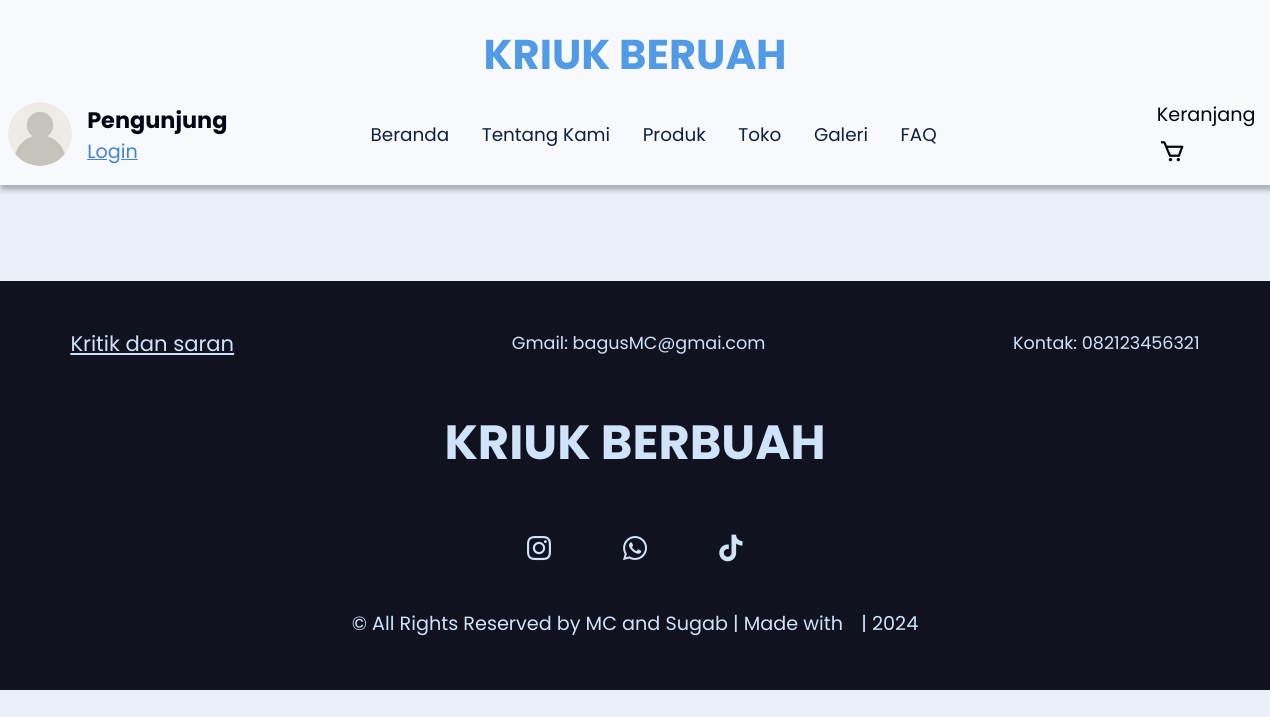
The app's page /AboutUs/testimoni.php, older data.
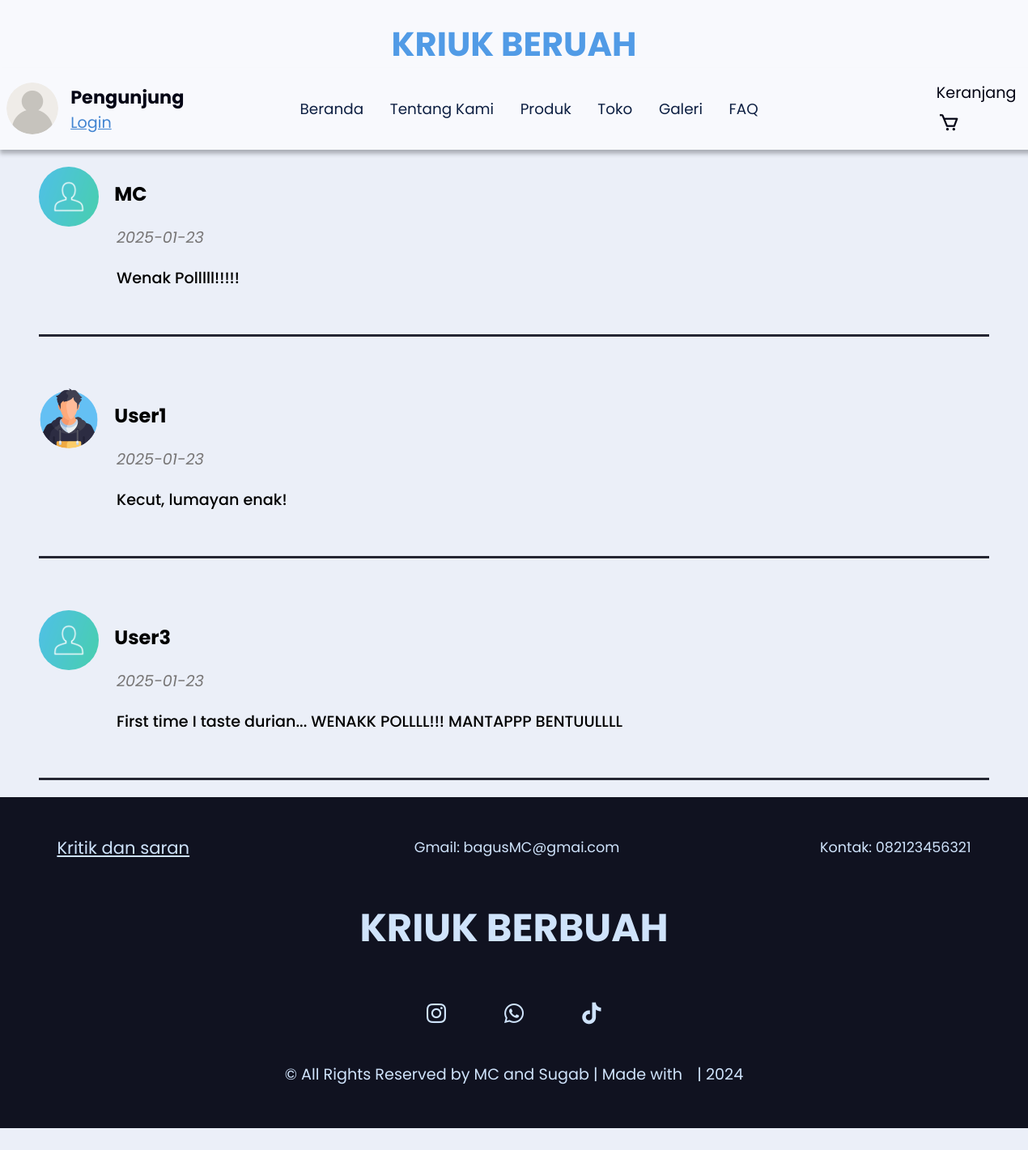
The same page, newer data.
### tables this page shows
CREATE TABLE `testimony` (
  `id` int(60) NOT NULL,
  `user_id` bigint(60) NOT NULL,
  `transaction_details_id` int(60) NOT NULL,
  `rating` int(8) NOT NULL,
  `review` longtext DEFAULT NULL,
  `image1` varchar(60) DEFAULT NULL,
  `image2` varchar(60) DEFAULT NULL,
  `visibility` tinyint(1) NOT NULL
);

CREATE TABLE `users` (
  `id` bigint(60) NOT NULL,
  `avatar` varchar(250) NOT NULL DEFAULT '../Asset/dummyUser.png',
  `username` varchar(40) NOT NULL,
  `password` varchar(60) NOT NULL,
  `email` varchar(40) NOT NULL,
  `register_date` timestamp(6) NOT NULL DEFAULT current_timestamp(6),
  `address` varchar(40) DEFAULT NULL,
  `phone_number` bigint(16) DEFAULT NULL
);

CREATE TABLE `transaction` (
  `id` int(60) NOT NULL,
  `id_user` bigint(60) NOT NULL,
  `payment_method` varchar(60) NOT NULL,
  `transaction_date` timestamp(6) NOT NULL DEFAULT current_timestamp(6)
);

### AboutUs/testimoni.php (the view, shortened to what this page needs)
<!DOCTYPE html>
<html lang="en">
  <head>
    <link
      href="https://unpkg.com/boxicons@2.1.4/css/boxicons.min.css"
      rel="stylesheet"
    />
    <link rel="stylesheet" href="testimoniStyle.css" />
      <link rel="stylesheet" href="../HeaderPackage/headerStyle.css">
      <link rel="stylesheet" href="../Footer/footerPageStyle.css">
  </head>
  <body>
      <?php
          include_once '../HeaderPackage/headerPage.php';
          include_once '../HeaderPackage/navigationPage.php';
      ?>
    <div class="wrapper">
        <div class="testimonyContainer">
            <?php
            $connection = getConnection();
            $sql = "SELECT u.username, u.avatar, ty.rating, t.transaction_date, ty.review, ty.image1, ty.image2 FROM testimony ty
                        JOIN users u ON u.id = ty.user_id
                        JOIN transaction_details td ON td.id = ty.transaction_details_id
                        JOIN transaction t ON t.id = td.transaction_id
                        WHERE ty.visibility = 1";
            $statement = $connection->prepare($sql);
            $statement->execute();
            while ($row = $statement->fetch(PDO::FETCH_ASSOC)) {
                ?>
                <div class="testimoni">
                    <div class="profileContainer">
                        <img src="<?php echo $row['avatar'] ?>" alt="" class="profile-picture" />
                        <div class="usernameRating">
                            <h3> <?php echo $row['username'] ?> </h3>
                        </div>
                    </div>
                    <div class="content-testi">
                        <p class="date"> <?php echo substr($row['transaction_date'],0, 10) ?> </p>
                        <p class="review"> <?php echo $row['review'] ?> </p>
                    </div>
                </div>
                <?php
            }
            ?>
        </div>
    </div>
    <?php
        include_once '../Footer/footerPage.php';
    ?>
  </body>
</html>

### HeaderPackage/headerPage.php (shortened to what this page needs)
<!doctype html>
<html lang="en">
<head>
    <link href='https://unpkg.com/boxicons@2.1.4/css/boxicons.min.css' rel='stylesheet'>
    <link rel="stylesheet" href="headerStyle.css">
</head>
<body>
    <header id="webHeader">
        <div id="webHeaderTitle">
            <h1> KRIUK BERUAH </h1>
        </div>
    </header>
</body>
</html>

### HeaderPackage/navigationPage.php (shortened to what this page needs)
<?php
    $currentPage = basename($_SERVER['PHP_SELF']);
?>
<!doctype html>
<html lang="en">
<head>
    <link href='https://unpkg.com/boxicons@2.1.4/css/boxicons.min.css' rel='stylesheet'>
    <link rel="stylesheet" href="headerStyle.css">
</head>
<body>
    <div id="navContainer">
        <div id="userInformation">
            <div id="userProfile" style="background-image: url(<?php echo !empty($_SESSION['userAvatar']) ? $_SESSION['userAvatar'] : '../Asset/guestUser.png'; ?>)" onclick="window.location.href = '/UMKM_Promotion_01/Profile/profile.php'"></div>
            <div id="userLoginLogout">
                <h1>
                    <?php
                        if (!empty($_SESSION['username'])) {
                            echo $_SESSION['username'];
                        } else echo "Pengunjung";
                    ?>
                </h1>
                <?php
                    if (!empty($_SESSION['username'])) {
                ?>
                <a href="/UMKM_Promotion_01/LoginPage/logoutHandler.php" style="color: #df3a3a"> Logout </a>
                <?php } else { ?>
                <a href="/UMKM_Promotion_01/LoginPage/loginPage.php" style="color: #4184d1"> Login </a>
                <?php } ?>
            </div>
        </div>
        <nav>
            <a href="/UMKM_Promotion_01/index.php" <?php if ($currentPage === 'beranda.php') echo "class='navAActive'"; else echo "class='navA'" ?> > Beranda </a>
            <a href="/UMKM_Promotion_01/AboutUs/aboutUs.php" <?php if ($currentPage === 'aboutUs.php') echo "class='navAActive'"; else echo "class='navA'" ?> > Tentang Kami </a>
            <a href="/UMKM_Promotion_01/Product/product.php?variant=<?php echo $_SESSION['variant'] ?? 'sayur';?>" <?php if ($currentPage === 'product.php') echo "class='navAActive'"; else echo "class='navA'" ?> > Produk </a>
            <a href="/UMKM_Promotion_01/Toko/toko.php" <?php if ($currentPage === 'toko.php') echo "class='navAActive'"; else echo "class='navA'" ?> > Toko </a>
            <a href="/UMKM_Promotion_01/Gallery/gallery.php" <?php if ($currentPage === 'gallery.php') echo "class='navAActive'"; else echo "class='navA'" ?> > Galeri </a>
            <a href="/UMKM_Promotion_01/FAQ/faq.php" <?php if ($currentPage === 'faq.php') echo "class='navAActive'"; else echo "class='navA'" ?> > FAQ </a>
        </nav>
        <div class="addToCartActive" <?php if ($currentPage === 'cart.php') echo "class='addToCartActive'"; else echo "id='addToCart'" ?> >
            <a href="/UMKM_Promotion_01/CartView/cart.php"> Keranjang <span> <i class='bx bx-cart'></i> </span> </a>
        </div>
    </div>
</body>
</html>

### Footer/footerPage.php (shortened to what this page needs)
<!doctype html>
<html lang="en">
<head>
    <link href='https://unpkg.com/boxicons@2.1.4/css/boxicons.min.css' rel='stylesheet'>
    <link rel="stylesheet" href="footerPageStyle.css">
</head>
<body>
    <footer>
        <div id="information">
            <a href="/UMKM_Promotion_01/CriticismAndSuggestions/criticismAndSuggestions.php"> Kritik dan saran </a>
            <p style="position: relative; left: 15px"> Gmail: bagusMC@gmai.com</p>
            <p> Kontak: 082123456321 </p>
        </div>
        <h1> KRIUK BERBUAH </h1>
        <div id="socialMedia">
            <a href="#"> <i class='bx bxl-instagram' ></i> </a>
            <a href="#"> <i class='bx bxl-whatsapp' ></i> </a>
            <a href="#"> <i class='bx bxl-tiktok' ></i> </a>
        </div>
        <p id="copyRight"> &#169 All Rights Reserved by MC and Sugab | Made with <span> <ion-icon name="heart"></ion-icon> </span> | 2024 </p>
    </footer>
</body>
</html>

### AboutUs/testimoniStyle.css (style rules this page uses)
* { font-family: 'Poppins', Arial, Helvetica, sans-serif; }
body { width: 100%; height: 100%; margin: 0; padding: 0; overflow-x: hidden; background-color: #ebeff8; }
.wrapper { width: 100%; height: 100%; display: flex; align-items: center; justify-content: center; position: relative; }
h1 { font-size: 2.5em; font-weight: bold; }
h3 { font-size: 1.5em; font-weight: bold; }
p { font-size: 1em; text-align: justify; line-height: 1.5em; }
.testimonyContainer { display: flex; flex-direction: column; width: 100%; margin: 3em; }
.testimoni { margin: 2em 0; position: relative; width: 100%; display: flex; flex-direction: column; border-bottom: solid .2em #242632; padding: 0 0 2em 0; }
.profileContainer { display: flex; }
.usernameRating { display: flex; flex-direction: column; justify-content: center; margin-left: 1.2em; }
.usernameRating h3 { margin: 0 0 .3em 0; }
.profile-picture { width: 5vmax; height: 5vmax; border-radius: 100%; }
.content-testi { display: flex; flex-direction: column; margin-left: 6em; }
.date { color: #777575; font-style: italic; font-size: 1.2em; margin: 0; }
.review { margin: .3em 0; font-size: 1.2em; font-weight: 500; }
i { padding-bottom: 0.5rem; }
.content-testi p { padding-bottom: 1rem; }

### HeaderPackage/headerStyle.css (style rules this page uses)
#webHeader { width: 100%; height: fit-content; background-color: #f8f9fd; display: flex; flex-direction: column; align-items: center; margin: 0; padding: 0; }
#webHeaderTitle { font-size: 1.3em; margin: 0; padding: .5em; }
#webHeaderTitle h1 { color: #519be6; margin: 0; padding: 0; position: relative; top: .3em; font-size: 2em; }
#navContainer { width: 100%; display: flex; justify-content: space-between; align-items: center; padding: 1em 30px; position: sticky; top: 0; z-index: 999; background-color: #f8f9fd; box-shadow: 0 5px 5px rgba(33, 34, 39, 0.31); }
#navContainer nav { width: 60%; display: flex; justify-content: space-between; align-items: center; padding: 0 200px; position: relative; left: -50px; }
.navA { font-size: 1.15em; text-decoration: none; color: #0d1f42; position: relative; transition: .3s; }
.navA::after { content: ''; width: 0; height: 2px; background: #325a90; position: absolute; bottom: 0; left: 0; transition: width .3s ease; }
#userInformation { display: flex; justify-content: center; align-items: center; width: 15%; }
#userProfile { min-width: 4em; height: 4em; border-radius: 100%; background-size: cover; background-position: center; cursor: pointer; background-image: url("../Asset/guestUser.png"); }
#userLoginLogout { display: flex; flex-direction: column; justify-content: center; align-items: start; margin: 0 15px; }
#userLoginLogout h1 { font-size: 1.4em; color: #040515; margin: 0; }
#userLoginLogout a { color: #040515; font-size: 1.2em; }
#addToCart { width: 12%; display: flex; align-items: center; position: relative; right: 30px; }
#addToCart a { font-size: 1.2em; color: #040515; text-decoration: none; }
#addToCart a::after { content: ''; width: 0; height: 3px; background: #040515; position: absolute; bottom: 0; left: 0; transition: width .3s ease; }
#addToCart span { font-size: 1.4em; position: relative; top: 5px; left: 2px; }
.addToCartActive { width: 12%; display: flex; align-items: center; position: relative; right: 30px }
.addToCartActive a { font-size: 1.2em; color: #040515; text-decoration: none; }
.addToCartActive a::after { content: ''; width: 7em; height: 3px; background: #040515; position: absolute; bottom: 0; left: 0; transition: width .3s ease; }
.addToCartActive span { font-size: 1.4em; position: relative; top: 5px; left: 2px; }

### Footer/footerPageStyle.css (style rules this page uses)
footer { width: 100%; display: flex; flex-direction: column; align-items: center; background-color: #101220; padding: 2em 0; color: #cfe3fb; }
#information { width: 100%; padding: 0 4em; display: flex; justify-content: space-between; box-sizing: border-box; align-items: center; color: #cfe3fb; text-decoration: none; font-size: 1.1em; }
#information a { color: #cfe3fb; font-size: 1.2em; }
footer h1 { font-size: 3em; }
#socialMedia { font-size: 2em; display: flex; }
#socialMedia a { margin: .5em 1em; color: #cfe3fb; text-decoration: none; }
#copyRight { font-size: 1.2em; display: flex; align-items: center; }

Row changes from the older to the newer data that the page shows:
now on this page (row edited): testimony: user.avatar (placeholder picture), user.username "MC", transaction.transaction_date "2025-01-23", review "Wenak Polllll!!!!!"
added testimony: user.avatar (picture), user.username "User1", transaction.transaction_date "2025-01-23", review "Kecut, lumayan enak!"
added testimony: user.avatar (placeholder picture), user.username "User3", transaction.transaction_date "2025-01-23", review "First time I taste durian... WENAKK POLLLL!!! MANTAPPP BENTUULLLL"
